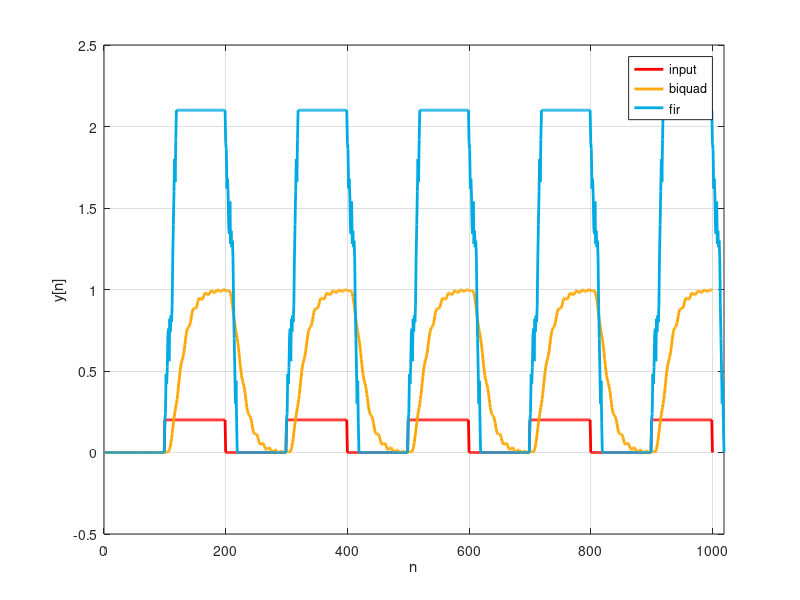

This chart was generated by the following MATLAB code:
bq_coef = [
		1, 1.618,1, 1, -1.5371, 0.9025,
		1, -0.618, 1, 1, 0.0, -0.81,
		1, 1.618,1, 1, -1.5371, 0.9025,
		1, -0.618, 1, 1, 0.0, -0.81,
		1, 1.618,1, 1, -1.5371, 0.9025,
		1, -0.618, 1, 1, 0.0, -0.81
	];

fir_coef = [
		1, .2, 1.2, -.3, .5,...
		1, .2, -1, 1.3, -.4,...
		.5, -.2, .5, 1.5, 1,...
		1, 1, -.7, 1.3, .9
	];

x = zeros(1000,1);
sine = false;
for i=1:1000
    if sine
        x(i) = .2*sin(i*pi/100)+.2;
    else
        if mod(floor(i/100),2);
            x(i) = .2;
        end
    end
end

bq_out = sosfilt(bq_coef, x);
plot(x,'r','LineWidth',2)
hold on
g = 1/max(bq_out)
plot(g*bq_out,'Color','#ffa600','LineWidth',2)
hold on
fir_out = conv(fir_coef,x);
plot(fir_out,'Color','#00AAE3','LineWidth',2)
xlim([0,length(fir_out)]);
grid on
lgnd = legend('input','biquad','fir');
xlabel('n')
ylabel('y[n]')
set(lgnd, 'Color', 'w');
% set(gca, 'GridColor','w');
% set(gca, 'Color', 'k');